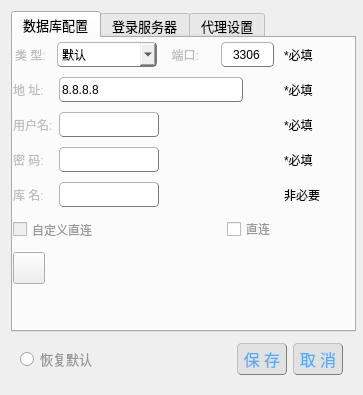
<?xml version="1.0" encoding="UTF-8"?>
<ui version="4.0">
 <class>DB_Net_Setting</class>
 <widget class="QDialog" name="DB_Net_Setting">
  <property name="geometry">
   <rect>
    <x>0</x>
    <y>0</y>
    <width>363</width>
    <height>395</height>
   </rect>
  </property>
  <property name="sizePolicy">
   <sizepolicy hsizetype="Fixed" vsizetype="Fixed">
    <horstretch>0</horstretch>
    <verstretch>0</verstretch>
   </sizepolicy>
  </property>
  <property name="minimumSize">
   <size>
    <width>363</width>
    <height>395</height>
   </size>
  </property>
  <property name="maximumSize">
   <size>
    <width>363</width>
    <height>395</height>
   </size>
  </property>
  <property name="font">
   <font>
    <pointsize>10</pointsize>
   </font>
  </property>
  <property name="windowTitle">
   <string>服务器设置</string>
  </property>
  <property name="styleSheet">
   <string notr="true">QLineEdit,QComboBox
{
border: 1px solid rgb(118, 122, 126);
border-radius:4px;
border-style: outset; 
}
QLineEdit:hover{
margin:1px 1px 2px 1px;
border-bottom: 1px solid rgb(193,193,193);
}

QLineEdit:focus {
margin:1px 1px 2px 1px;
border-bottom: 1px solid rgb(18,183,245);
}



QPushButton#db_net_save_bBox,QPushButton#db_net_cancel_bBox
{
background-color: rgb(225, 225, 225);
border:1px groove gray;
border-radius:4px;
padding:1px 4px;
border-style: outset; 
color: rgb(85, 170, 255);
}

QPushButton#db_net_save_bBox:hover,QPushButton#db_net_cancel_bBox:hover
{
background-color:rgb(229, 241, 251);
 color: black;
}

QPushButton#db_net_save_bBox:pressed,QPushButton#db_net_cancel_bBox:pressed
{
background-color:rgb(204, 228, 247);
border-style: inset;
}

QRadioButton,QCheckBox{
	color: rgb(152, 152, 152);
}

QLabel#db_saved_error{
	color: rgb(255, 0, 0);
}

</string>
  </property>
  <layout class="QVBoxLayout" name="verticalLayout">
   <item>
    <widget class="QTabWidget" name="tabWidget">
     <property name="minimumSize">
      <size>
       <width>345</width>
       <height>321</height>
      </size>
     </property>
     <property name="maximumSize">
      <size>
       <width>331</width>
       <height>321</height>
      </size>
     </property>
     <property name="font">
      <font>
       <pointsize>10</pointsize>
      </font>
     </property>
     <property name="layoutDirection">
      <enum>Qt::LeftToRight</enum>
     </property>
     <property name="currentIndex">
      <number>0</number>
     </property>
     <widget class="QWidget" name="db_conf_tab">
      <attribute name="title">
       <string>数据库配置</string>
      </attribute>
      <widget class="QWidget" name="db_setting_widget" native="true">
       <property name="geometry">
        <rect>
         <x>0</x>
         <y>0</y>
         <width>321</width>
         <height>291</height>
        </rect>
       </property>
       <property name="minimumSize">
        <size>
         <width>321</width>
         <height>291</height>
        </size>
       </property>
       <property name="maximumSize">
        <size>
         <width>321</width>
         <height>291</height>
        </size>
       </property>
       <property name="styleSheet">
        <string notr="true"/>
       </property>
       <layout class="QGridLayout" name="gridLayout_3">
        <item row="3" column="5">
         <widget class="QLabel" name="label_21">
          <property name="minimumSize">
           <size>
            <width>0</width>
            <height>25</height>
           </size>
          </property>
          <property name="maximumSize">
           <size>
            <width>40</width>
            <height>25</height>
           </size>
          </property>
          <property name="text">
           <string>*必填</string>
          </property>
         </widget>
        </item>
        <item row="4" column="5">
         <widget class="QLabel" name="label_22">
          <property name="minimumSize">
           <size>
            <width>0</width>
            <height>25</height>
           </size>
          </property>
          <property name="maximumSize">
           <size>
            <width>40</width>
            <height>25</height>
           </size>
          </property>
          <property name="text">
           <string>非必要</string>
          </property>
         </widget>
        </item>
        <item row="3" column="1">
         <widget class="QLineEdit" name="db_pwd_lineEdit">
          <property name="minimumSize">
           <size>
            <width>100</width>
            <height>25</height>
           </size>
          </property>
          <property name="maximumSize">
           <size>
            <width>100</width>
            <height>25</height>
           </size>
          </property>
          <property name="echoMode">
           <enum>QLineEdit::Password</enum>
          </property>
          <property name="alignment">
           <set>Qt::AlignLeading|Qt::AlignLeft|Qt::AlignVCenter</set>
          </property>
         </widget>
        </item>
        <item row="4" column="1">
         <widget class="QLineEdit" name="db_name_lineEdit">
          <property name="minimumSize">
           <size>
            <width>100</width>
            <height>25</height>
           </size>
          </property>
          <property name="maximumSize">
           <size>
            <width>100</width>
            <height>25</height>
           </size>
          </property>
         </widget>
        </item>
        <item row="0" column="5">
         <widget class="QLabel" name="label_24">
          <property name="minimumSize">
           <size>
            <width>0</width>
            <height>25</height>
           </size>
          </property>
          <property name="maximumSize">
           <size>
            <width>40</width>
            <height>25</height>
           </size>
          </property>
          <property name="text">
           <string>*必填</string>
          </property>
         </widget>
        </item>
        <item row="2" column="0">
         <widget class="QLabel" name="label_16">
          <property name="enabled">
           <bool>false</bool>
          </property>
          <property name="minimumSize">
           <size>
            <width>40</width>
            <height>25</height>
           </size>
          </property>
          <property name="maximumSize">
           <size>
            <width>40</width>
            <height>25</height>
           </size>
          </property>
          <property name="text">
           <string>用户名:</string>
          </property>
         </widget>
        </item>
        <item row="6" column="4">
         <spacer name="horizontalSpacer_6">
          <property name="orientation">
           <enum>Qt::Horizontal</enum>
          </property>
          <property name="sizeHint" stdset="0">
           <size>
            <width>44</width>
            <height>20</height>
           </size>
          </property>
         </spacer>
        </item>
        <item row="6" column="2">
         <spacer name="horizontalSpacer_5">
          <property name="orientation">
           <enum>Qt::Horizontal</enum>
          </property>
          <property name="sizeHint" stdset="0">
           <size>
            <width>40</width>
            <height>20</height>
           </size>
          </property>
         </spacer>
        </item>
        <item row="4" column="0">
         <widget class="QLabel" name="label_18">
          <property name="enabled">
           <bool>false</bool>
          </property>
          <property name="minimumSize">
           <size>
            <width>40</width>
            <height>25</height>
           </size>
          </property>
          <property name="maximumSize">
           <size>
            <width>40</width>
            <height>25</height>
           </size>
          </property>
          <property name="text">
           <string>库 名:</string>
          </property>
         </widget>
        </item>
        <item row="2" column="1">
         <widget class="QLineEdit" name="db_user_lineEdit">
          <property name="minimumSize">
           <size>
            <width>100</width>
            <height>25</height>
           </size>
          </property>
          <property name="maximumSize">
           <size>
            <width>100</width>
            <height>25</height>
           </size>
          </property>
          <property name="alignment">
           <set>Qt::AlignLeading|Qt::AlignLeft|Qt::AlignVCenter</set>
          </property>
         </widget>
        </item>
        <item row="0" column="3" colspan="2">
         <widget class="QLineEdit" name="db_port_lineEdit">
          <property name="minimumSize">
           <size>
            <width>53</width>
            <height>25</height>
           </size>
          </property>
          <property name="maximumSize">
           <size>
            <width>38</width>
            <height>25</height>
           </size>
          </property>
          <property name="inputMethodHints">
           <set>Qt::ImhNone</set>
          </property>
          <property name="text">
           <string>3306</string>
          </property>
          <property name="alignment">
           <set>Qt::AlignCenter</set>
          </property>
         </widget>
        </item>
        <item row="7" column="0" colspan="6">
         <widget class="QLabel" name="db_saved_error">
          <property name="minimumSize">
           <size>
            <width>300</width>
            <height>25</height>
           </size>
          </property>
          <property name="maximumSize">
           <size>
            <width>280</width>
            <height>25</height>
           </size>
          </property>
          <property name="text">
           <string/>
          </property>
         </widget>
        </item>
        <item row="1" column="0">
         <widget class="QLabel" name="label_13">
          <property name="enabled">
           <bool>false</bool>
          </property>
          <property name="minimumSize">
           <size>
            <width>40</width>
            <height>25</height>
           </size>
          </property>
          <property name="maximumSize">
           <size>
            <width>40</width>
            <height>25</height>
           </size>
          </property>
          <property name="text">
           <string>地 址:</string>
          </property>
         </widget>
        </item>
        <item row="1" column="1" colspan="4">
         <widget class="QLineEdit" name="db_addr_lineEdit">
          <property name="minimumSize">
           <size>
            <width>184</width>
            <height>25</height>
           </size>
          </property>
          <property name="maximumSize">
           <size>
            <width>180</width>
            <height>25</height>
           </size>
          </property>
          <property name="text">
           <string>8.8.8.8</string>
          </property>
          <property name="alignment">
           <set>Qt::AlignLeading|Qt::AlignLeft|Qt::AlignVCenter</set>
          </property>
         </widget>
        </item>
        <item row="3" column="0">
         <widget class="QLabel" name="label_17">
          <property name="enabled">
           <bool>false</bool>
          </property>
          <property name="minimumSize">
           <size>
            <width>40</width>
            <height>25</height>
           </size>
          </property>
          <property name="maximumSize">
           <size>
            <width>40</width>
            <height>25</height>
           </size>
          </property>
          <property name="text">
           <string>密 码:</string>
          </property>
         </widget>
        </item>
        <item row="6" column="0">
         <widget class="QToolButton" name="db_test_toolButton">
          <property name="minimumSize">
           <size>
            <width>32</width>
            <height>32</height>
           </size>
          </property>
          <property name="maximumSize">
           <size>
            <width>32</width>
            <height>32</height>
           </size>
          </property>
          <property name="toolTip">
           <string>connect</string>
          </property>
          <property name="text">
           <string/>
          </property>
          <property name="icon">
           <iconset resource="../images.qrc">
            <normaloff>:/images/connect_sync.png</normaloff>:/images/connect_sync.png</iconset>
          </property>
          <property name="iconSize">
           <size>
            <width>32</width>
            <height>32</height>
           </size>
          </property>
          <property name="shortcut">
           <string>Return</string>
          </property>
         </widget>
        </item>
        <item row="6" column="5">
         <spacer name="horizontalSpacer_7">
          <property name="orientation">
           <enum>Qt::Horizontal</enum>
          </property>
          <property name="sizeHint" stdset="0">
           <size>
            <width>40</width>
            <height>20</height>
           </size>
          </property>
         </spacer>
        </item>
        <item row="1" column="5">
         <widget class="QLabel" name="label_15">
          <property name="minimumSize">
           <size>
            <width>0</width>
            <height>25</height>
           </size>
          </property>
          <property name="maximumSize">
           <size>
            <width>40</width>
            <height>25</height>
           </size>
          </property>
          <property name="text">
           <string>*必填</string>
          </property>
         </widget>
        </item>
        <item row="5" column="0" colspan="2">
         <widget class="QCheckBox" name="db_direct_connect">
          <property name="enabled">
           <bool>false</bool>
          </property>
          <property name="minimumSize">
           <size>
            <width>0</width>
            <height>25</height>
           </size>
          </property>
          <property name="maximumSize">
           <size>
            <width>16777215</width>
            <height>25</height>
           </size>
          </property>
          <property name="text">
           <string>自定义直连</string>
          </property>
         </widget>
        </item>
        <item row="0" column="0" colspan="2">
         <widget class="QWidget" name="widget" native="true">
          <property name="minimumSize">
           <size>
            <width>145</width>
            <height>0</height>
           </size>
          </property>
          <property name="maximumSize">
           <size>
            <width>150</width>
            <height>16777215</height>
           </size>
          </property>
          <layout class="QHBoxLayout" name="horizontalLayout">
           <property name="spacing">
            <number>0</number>
           </property>
           <property name="leftMargin">
            <number>0</number>
           </property>
           <property name="topMargin">
            <number>0</number>
           </property>
           <property name="rightMargin">
            <number>0</number>
           </property>
           <property name="bottomMargin">
            <number>0</number>
           </property>
           <item>
            <widget class="QLabel" name="label_12">
             <property name="enabled">
              <bool>false</bool>
             </property>
             <property name="minimumSize">
              <size>
               <width>40</width>
               <height>25</height>
              </size>
             </property>
             <property name="maximumSize">
              <size>
               <width>40</width>
               <height>25</height>
              </size>
             </property>
             <property name="text">
              <string>类 型:</string>
             </property>
            </widget>
           </item>
           <item>
            <widget class="QComboBox" name="db_type_CombB">
             <property name="minimumSize">
              <size>
               <width>100</width>
               <height>25</height>
              </size>
             </property>
             <property name="maximumSize">
              <size>
               <width>100</width>
               <height>25</height>
              </size>
             </property>
             <item>
              <property name="text">
               <string>默认</string>
              </property>
             </item>
             <item>
              <property name="text">
               <string>MySQL</string>
              </property>
             </item>
             <item>
              <property name="text">
               <string>IBM DB2</string>
              </property>
             </item>
             <item>
              <property name="text">
               <string>SQL Server</string>
              </property>
             </item>
             <item>
              <property name="text">
               <string>PostgreSQL</string>
              </property>
             </item>
             <item>
              <property name="text">
               <string>SQLite</string>
              </property>
             </item>
             <item>
              <property name="text">
               <string>SQLite2</string>
              </property>
             </item>
             <item>
              <property name="text">
               <string>Oracle</string>
              </property>
             </item>
             <item>
              <property name="text">
               <string>Sybase DB</string>
              </property>
             </item>
            </widget>
           </item>
          </layout>
         </widget>
        </item>
        <item row="0" column="2">
         <widget class="QLabel" name="label">
          <property name="enabled">
           <bool>false</bool>
          </property>
          <property name="minimumSize">
           <size>
            <width>40</width>
            <height>25</height>
           </size>
          </property>
          <property name="maximumSize">
           <size>
            <width>40</width>
            <height>25</height>
           </size>
          </property>
          <property name="text">
           <string>  端口:</string>
          </property>
         </widget>
        </item>
        <item row="2" column="5">
         <widget class="QLabel" name="label_23">
          <property name="minimumSize">
           <size>
            <width>0</width>
            <height>25</height>
           </size>
          </property>
          <property name="maximumSize">
           <size>
            <width>40</width>
            <height>25</height>
           </size>
          </property>
          <property name="text">
           <string>*必填</string>
          </property>
         </widget>
        </item>
        <item row="5" column="2" colspan="2">
         <spacer name="horizontalSpacer">
          <property name="orientation">
           <enum>Qt::Horizontal</enum>
          </property>
          <property name="sizeHint" stdset="0">
           <size>
            <width>40</width>
            <height>20</height>
           </size>
          </property>
         </spacer>
        </item>
        <item row="5" column="5">
         <spacer name="horizontalSpacer_2">
          <property name="orientation">
           <enum>Qt::Horizontal</enum>
          </property>
          <property name="sizeHint" stdset="0">
           <size>
            <width>40</width>
            <height>20</height>
           </size>
          </property>
         </spacer>
        </item>
        <item row="5" column="4">
         <widget class="QCheckBox" name="default_direct_con">
          <property name="text">
           <string>直连</string>
          </property>
         </widget>
        </item>
       </layout>
      </widget>
     </widget>
     <widget class="QWidget" name="server_conf_tab">
      <attribute name="title">
       <string>登录服务器</string>
      </attribute>
      <widget class="QWidget" name="widget_2" native="true">
       <property name="geometry">
        <rect>
         <x>1</x>
         <y>11</y>
         <width>300</width>
         <height>220</height>
        </rect>
       </property>
       <property name="minimumSize">
        <size>
         <width>300</width>
         <height>220</height>
        </size>
       </property>
       <property name="maximumSize">
        <size>
         <width>300</width>
         <height>220</height>
        </size>
       </property>
       <layout class="QGridLayout" name="gridLayout_2">
        <item row="0" column="0">
         <widget class="QLabel" name="label_2">
          <property name="enabled">
           <bool>false</bool>
          </property>
          <property name="minimumSize">
           <size>
            <width>40</width>
            <height>25</height>
           </size>
          </property>
          <property name="maximumSize">
           <size>
            <width>40</width>
            <height>25</height>
           </size>
          </property>
          <property name="text">
           <string>类型:</string>
          </property>
         </widget>
        </item>
        <item row="0" column="1">
         <widget class="QComboBox" name="net_proxy_t_cmbBox">
          <property name="minimumSize">
           <size>
            <width>0</width>
            <height>25</height>
           </size>
          </property>
          <property name="maximumSize">
           <size>
            <width>16777215</width>
            <height>25</height>
           </size>
          </property>
          <item>
           <property name="text">
            <string>不使用代理</string>
           </property>
          </item>
          <item>
           <property name="text">
            <string>HTTP代理</string>
           </property>
          </item>
          <item>
           <property name="text">
            <string>SOCKS5代理</string>
           </property>
          </item>
          <item>
           <property name="text">
            <string>使用浏览器设置</string>
           </property>
          </item>
         </widget>
        </item>
        <item row="0" column="2">
         <widget class="QLabel" name="label_4">
          <property name="enabled">
           <bool>false</bool>
          </property>
          <property name="minimumSize">
           <size>
            <width>40</width>
            <height>25</height>
           </size>
          </property>
          <property name="maximumSize">
           <size>
            <width>40</width>
            <height>25</height>
           </size>
          </property>
          <property name="text">
           <string>  端口:</string>
          </property>
         </widget>
        </item>
        <item row="0" column="3">
         <widget class="QLineEdit" name="net_proxy_port_edit">
          <property name="minimumSize">
           <size>
            <width>53</width>
            <height>25</height>
           </size>
          </property>
          <property name="maximumSize">
           <size>
            <width>38</width>
            <height>25</height>
           </size>
          </property>
          <property name="text">
           <string>8888</string>
          </property>
          <property name="alignment">
           <set>Qt::AlignCenter</set>
          </property>
         </widget>
        </item>
        <item row="1" column="0">
         <widget class="QLabel" name="label_3">
          <property name="enabled">
           <bool>false</bool>
          </property>
          <property name="minimumSize">
           <size>
            <width>40</width>
            <height>25</height>
           </size>
          </property>
          <property name="maximumSize">
           <size>
            <width>40</width>
            <height>25</height>
           </size>
          </property>
          <property name="text">
           <string>地址:</string>
          </property>
         </widget>
        </item>
        <item row="1" column="1" colspan="2">
         <widget class="QLineEdit" name="net_proxy_addr_edit">
          <property name="minimumSize">
           <size>
            <width>180</width>
            <height>25</height>
           </size>
          </property>
          <property name="maximumSize">
           <size>
            <width>180</width>
            <height>25</height>
           </size>
          </property>
          <property name="text">
           <string>255.255.255.255</string>
          </property>
          <property name="alignment">
           <set>Qt::AlignLeading|Qt::AlignLeft|Qt::AlignVCenter</set>
          </property>
         </widget>
        </item>
        <item row="1" column="3">
         <widget class="QLabel" name="label_25">
          <property name="minimumSize">
           <size>
            <width>40</width>
            <height>0</height>
           </size>
          </property>
          <property name="maximumSize">
           <size>
            <width>40</width>
            <height>16777215</height>
           </size>
          </property>
          <property name="text">
           <string>*必填</string>
          </property>
         </widget>
        </item>
        <item row="2" column="0">
         <widget class="QLabel" name="label_6">
          <property name="enabled">
           <bool>false</bool>
          </property>
          <property name="minimumSize">
           <size>
            <width>40</width>
            <height>25</height>
           </size>
          </property>
          <property name="maximumSize">
           <size>
            <width>40</width>
            <height>25</height>
           </size>
          </property>
          <property name="text">
           <string>用户名:</string>
          </property>
         </widget>
        </item>
        <item row="2" column="1">
         <widget class="QLineEdit" name="net_proxy_user_edit">
          <property name="minimumSize">
           <size>
            <width>100</width>
            <height>25</height>
           </size>
          </property>
          <property name="maximumSize">
           <size>
            <width>100</width>
            <height>25</height>
           </size>
          </property>
          <property name="alignment">
           <set>Qt::AlignLeading|Qt::AlignLeft|Qt::AlignVCenter</set>
          </property>
         </widget>
        </item>
        <item row="3" column="0">
         <widget class="QLabel" name="label_5">
          <property name="enabled">
           <bool>false</bool>
          </property>
          <property name="minimumSize">
           <size>
            <width>40</width>
            <height>25</height>
           </size>
          </property>
          <property name="maximumSize">
           <size>
            <width>40</width>
            <height>25</height>
           </size>
          </property>
          <property name="text">
           <string>密码:</string>
          </property>
         </widget>
        </item>
        <item row="3" column="1">
         <widget class="QLineEdit" name="net_proxy_pwd_edit">
          <property name="minimumSize">
           <size>
            <width>100</width>
            <height>25</height>
           </size>
          </property>
          <property name="maximumSize">
           <size>
            <width>100</width>
            <height>25</height>
           </size>
          </property>
          <property name="echoMode">
           <enum>QLineEdit::Password</enum>
          </property>
          <property name="alignment">
           <set>Qt::AlignLeading|Qt::AlignLeft|Qt::AlignVCenter</set>
          </property>
         </widget>
        </item>
        <item row="4" column="0">
         <widget class="QLabel" name="label_7">
          <property name="enabled">
           <bool>false</bool>
          </property>
          <property name="text">
           <string>域:</string>
          </property>
         </widget>
        </item>
        <item row="4" column="1">
         <widget class="QLineEdit" name="net_proxy_dm_edit">
          <property name="minimumSize">
           <size>
            <width>100</width>
            <height>25</height>
           </size>
          </property>
          <property name="maximumSize">
           <size>
            <width>100</width>
            <height>25</height>
           </size>
          </property>
          <property name="alignment">
           <set>Qt::AlignLeading|Qt::AlignLeft|Qt::AlignVCenter</set>
          </property>
         </widget>
        </item>
        <item row="5" column="0">
         <widget class="QToolButton" name="toolButton">
          <property name="text">
           <string/>
          </property>
          <property name="icon">
           <iconset resource="../images.qrc">
            <normaloff>:/images/connect_sync.png</normaloff>:/images/connect_sync.png</iconset>
          </property>
          <property name="iconSize">
           <size>
            <width>32</width>
            <height>32</height>
           </size>
          </property>
         </widget>
        </item>
       </layout>
      </widget>
     </widget>
     <widget class="QWidget" name="proxy_conf_tab">
      <attribute name="title">
       <string>代理设置</string>
      </attribute>
      <widget class="QWidget" name="widget_5" native="true">
       <property name="geometry">
        <rect>
         <x>0</x>
         <y>0</y>
         <width>175</width>
         <height>141</height>
        </rect>
       </property>
       <layout class="QGridLayout" name="gridLayout">
        <item row="1" column="1">
         <widget class="QComboBox" name="server_addr_CombB">
          <property name="minimumSize">
           <size>
            <width>0</width>
            <height>25</height>
           </size>
          </property>
          <property name="maximumSize">
           <size>
            <width>16777215</width>
            <height>25</height>
           </size>
          </property>
         </widget>
        </item>
        <item row="1" column="0">
         <widget class="QLabel" name="label_8">
          <property name="enabled">
           <bool>false</bool>
          </property>
          <property name="minimumSize">
           <size>
            <width>40</width>
            <height>25</height>
           </size>
          </property>
          <property name="maximumSize">
           <size>
            <width>40</width>
            <height>25</height>
           </size>
          </property>
          <property name="text">
           <string>地址:</string>
          </property>
         </widget>
        </item>
        <item row="0" column="1">
         <widget class="QComboBox" name="server_type_CmbB">
          <property name="minimumSize">
           <size>
            <width>0</width>
            <height>25</height>
           </size>
          </property>
          <property name="maximumSize">
           <size>
            <width>16777215</width>
            <height>25</height>
           </size>
          </property>
          <item>
           <property name="text">
            <string>不使用高级选项</string>
           </property>
          </item>
          <item>
           <property name="text">
            <string>UDP类型</string>
           </property>
          </item>
          <item>
           <property name="text">
            <string>TCP类型</string>
           </property>
          </item>
         </widget>
        </item>
        <item row="2" column="1">
         <widget class="QLineEdit" name="server_port_Edit">
          <property name="minimumSize">
           <size>
            <width>53</width>
            <height>25</height>
           </size>
          </property>
          <property name="maximumSize">
           <size>
            <width>53</width>
            <height>25</height>
           </size>
          </property>
          <property name="text">
           <string>8888</string>
          </property>
          <property name="alignment">
           <set>Qt::AlignCenter</set>
          </property>
         </widget>
        </item>
        <item row="0" column="0">
         <widget class="QLabel" name="label_9">
          <property name="enabled">
           <bool>false</bool>
          </property>
          <property name="minimumSize">
           <size>
            <width>40</width>
            <height>25</height>
           </size>
          </property>
          <property name="maximumSize">
           <size>
            <width>40</width>
            <height>25</height>
           </size>
          </property>
          <property name="text">
           <string>类型:</string>
          </property>
         </widget>
        </item>
        <item row="2" column="0">
         <widget class="QLabel" name="label_10">
          <property name="enabled">
           <bool>false</bool>
          </property>
          <property name="minimumSize">
           <size>
            <width>40</width>
            <height>25</height>
           </size>
          </property>
          <property name="maximumSize">
           <size>
            <width>40</width>
            <height>25</height>
           </size>
          </property>
          <property name="text">
           <string>端口:</string>
          </property>
         </widget>
        </item>
        <item row="3" column="1">
         <spacer name="horizontalSpacer_3">
          <property name="orientation">
           <enum>Qt::Horizontal</enum>
          </property>
          <property name="sizeHint" stdset="0">
           <size>
            <width>40</width>
            <height>20</height>
           </size>
          </property>
         </spacer>
        </item>
        <item row="3" column="0">
         <widget class="QToolButton" name="net_proxy_tButton">
          <property name="minimumSize">
           <size>
            <width>32</width>
            <height>32</height>
           </size>
          </property>
          <property name="maximumSize">
           <size>
            <width>32</width>
            <height>32</height>
           </size>
          </property>
          <property name="text">
           <string/>
          </property>
          <property name="icon">
           <iconset resource="../images.qrc">
            <normaloff>:/images/connect_sync.png</normaloff>:/images/connect_sync.png</iconset>
          </property>
          <property name="iconSize">
           <size>
            <width>32</width>
            <height>32</height>
           </size>
          </property>
         </widget>
        </item>
       </layout>
      </widget>
     </widget>
    </widget>
   </item>
   <item>
    <widget class="QWidget" name="confirm_cancel_widget" native="true">
     <property name="minimumSize">
      <size>
       <width>0</width>
       <height>0</height>
      </size>
     </property>
     <property name="maximumSize">
      <size>
       <width>16777215</width>
       <height>16777215</height>
      </size>
     </property>
     <layout class="QHBoxLayout" name="horizontalLayout_8">
      <property name="leftMargin">
       <number>9</number>
      </property>
      <property name="topMargin">
       <number>9</number>
      </property>
      <property name="rightMargin">
       <number>9</number>
      </property>
      <item>
       <widget class="QRadioButton" name="db_default_rButton">
        <property name="text">
         <string>恢复默认</string>
        </property>
       </widget>
      </item>
      <item>
       <spacer name="horizontalSpacer_17">
        <property name="orientation">
         <enum>Qt::Horizontal</enum>
        </property>
        <property name="sizeHint" stdset="0">
         <size>
          <width>40</width>
          <height>20</height>
         </size>
        </property>
       </spacer>
      </item>
      <item>
       <widget class="QPushButton" name="db_net_save_bBox">
        <property name="minimumSize">
         <size>
          <width>50</width>
          <height>32</height>
         </size>
        </property>
        <property name="font">
         <font>
          <pointsize>12</pointsize>
         </font>
        </property>
        <property name="text">
         <string>保 存</string>
        </property>
       </widget>
      </item>
      <item>
       <widget class="QPushButton" name="db_net_cancel_bBox">
        <property name="minimumSize">
         <size>
          <width>50</width>
          <height>32</height>
         </size>
        </property>
        <property name="font">
         <font>
          <pointsize>12</pointsize>
         </font>
        </property>
        <property name="text">
         <string>取 消</string>
        </property>
       </widget>
      </item>
     </layout>
    </widget>
   </item>
  </layout>
 </widget>
 <tabstops>
  <tabstop>db_addr_lineEdit</tabstop>
  <tabstop>db_user_lineEdit</tabstop>
  <tabstop>db_pwd_lineEdit</tabstop>
  <tabstop>db_name_lineEdit</tabstop>
  <tabstop>db_type_CombB</tabstop>
  <tabstop>db_port_lineEdit</tabstop>
  <tabstop>db_direct_connect</tabstop>
  <tabstop>db_test_toolButton</tabstop>
  <tabstop>db_default_rButton</tabstop>
  <tabstop>db_net_save_bBox</tabstop>
  <tabstop>db_net_cancel_bBox</tabstop>
  <tabstop>net_proxy_tButton</tabstop>
  <tabstop>net_proxy_addr_edit</tabstop>
  <tabstop>net_proxy_user_edit</tabstop>
  <tabstop>net_proxy_pwd_edit</tabstop>
  <tabstop>net_proxy_dm_edit</tabstop>
  <tabstop>net_proxy_t_cmbBox</tabstop>
  <tabstop>net_proxy_port_edit</tabstop>
  <tabstop>toolButton</tabstop>
  <tabstop>server_addr_CombB</tabstop>
  <tabstop>server_type_CmbB</tabstop>
  <tabstop>server_port_Edit</tabstop>
  <tabstop>tabWidget</tabstop>
 </tabstops>
 <resources>
  <include location="../images.qrc"/>
 </resources>
 <connections/>
</ui>
